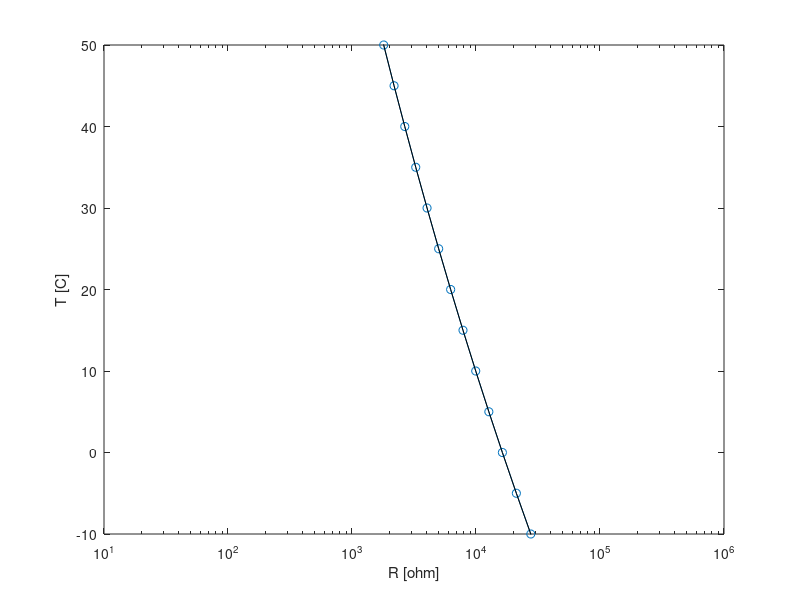

Write the MATLAB code that produced this figure.
function epcos_NTC_scraps

% Derive polyfit of T(R) for NTC thermistor
% Block of values below copied from tech datasheet.
% Looks like fit to log(R) yields near linear over 
% the temperature range from -10 C to 50 C
% A 3rd order (cubic) polyfit looks good.

%Also, need to first find R_NTC from measured AI voltage
% R_NTC = (V_NTC * 10kohm)./(V_cc - V_NTC)

%%

NTC = [-40.0 168250 160210 176290 4.8 0.7 6.7
-35.0 121300 115930 126660 4.4 0.7 6.4
-30.0 88500 84893 92107 4.1 0.7 6.2
-25.0 65185 62744 67626 3.7 0.6 6.0
-20.0 48535 46871 50199 3.4 0.6 5.8
-15.0 36465 35326 37603 3.1 0.6 5.6
-10.0 27665 26882 28448 2.8 0.5 5.4
-5.0 21158 20619 21696 2.5 0.5 5.3
0.0 16325 15954 16696 2.3 0.4 5.1
5.0 12694 12438 12949 2.0 0.4 5.0
10.0 9950 9775 10125 1.8 0.4 4.8
15.0 7854 7735 7973 1.5 0.3 4.7
20.0 6245 6165 6325 1.3 0.3 4.5
25.0 5000 4950 5050 1.0 0.2 4.4
30.0 4029 3977 4080 1.3 0.3 4.3
35.0 3266 3217 3314 1.5 0.4 4.1
40.0 2664 2618 2709 1.7 0.4 4.0
45.0 2184 2143 2226 1.9 0.5 3.9
50.0 1802 1764 1839 2.1 0.5 3.8
55.0 1493 1459 1527 2.3 0.6 3.7
60.0 1244 1213 1275 2.5 0.7 3.6
65.0 1042 1014 1069 2.6 0.8 3.5
70.0 876.0 851.4 900.6 2.8 0.8 3.4
75.0 740.7 718.7 762.7 3.0 0.9 3.3
80.0 629.0 609.3 648.7 3.1 1.0 3.2
85.0 536.2 518.5 553.8 3.3 1.0 3.2
90.0 458.8 443.0 474.7 3.4 1.1 3.1
95.0 394.3 380.1 408.4 3.6 1.2 3.0
100.0 340.0 327.3 352.7 3.7 1.3 2.9
105.0 294.3 282.9 305.7 3.9 1.4 2.9
110.0 255.6 245.3 265.9 4.0 1.4 2.8
115.0 222.7 213.5 231.9 4.2 1.5 2.7
120.0 194.7 186.3 203.0 4.3 1.6 2.7
125.0 170.9 163.3 178.4 4.4 1.7 2.6
130.0 150.5 143.6 157.3 4.5 1.8 2.5
135.0 132.7 126.5 138.9 4.7 1.9 2.5
140.0 117.4 111.8 123.0 4.8 2.0 2.4
145.0 104.2 99.07 109.3 4.9 2.1 2.4
150.0 92.65 88.02 97.28 5.0 2.2 2.3
155.0 82.67 78.45 86.90 5.1 2.3 2.3];
%%
% R_NTC = (V_NTC * 10kohm)./(V_cc - V_NTC)
ntc.T = NTC(:,1); ntc.R = NTC(:,2);

sub_T = ntc.T>-10 & ntc.T<50;
% P = polyfit(log10(ntc.R(sub_T)), ntc.T(sub_T), 3);
P = [-1.1438   20.8279 -159.6671  388.5148];
figure; semilogx(ntc.R,ntc.T, 'o-',ntc.R,polyval(P,log10(ntc.R)),'k-');xlabel('R [ohm]');ylabel('T [C]');
ylim([-10,50])